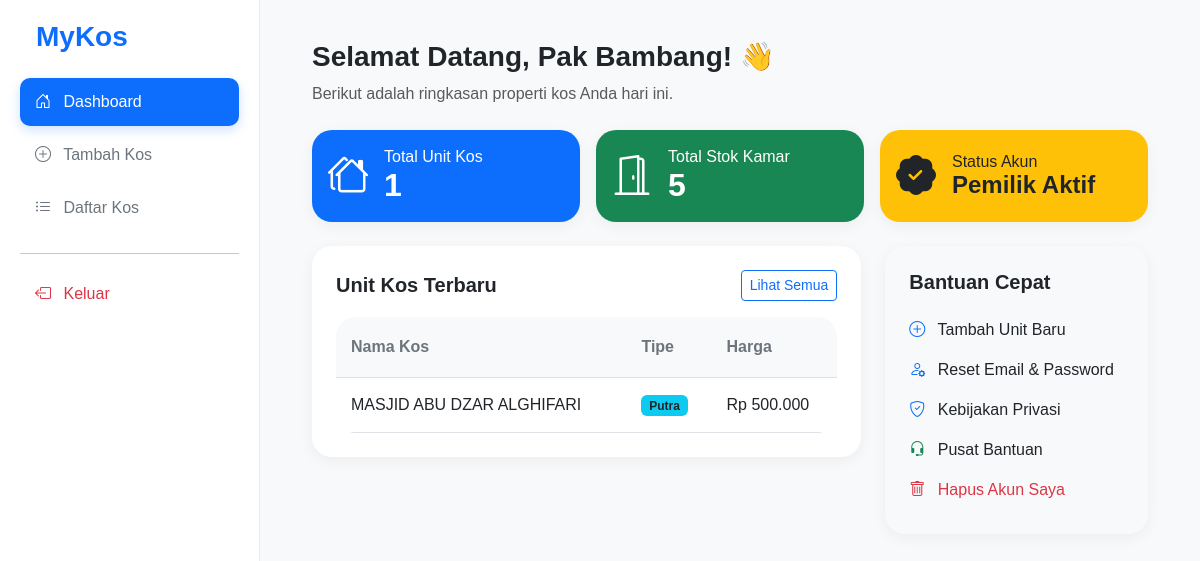
The page /backend_api/web/pemilik/dashboard.php (signed in) on the database its author committed.
### tables this page shows
CREATE TABLE `kos` (
  `id_kos` int NOT NULL,
  `id_pemilik` int DEFAULT NULL,
  `nama_kos` varchar(100) NOT NULL,
  `tipe_kos` enum('putra','putri','campur') NOT NULL,
  `alamat_lengkap` text NOT NULL,
  `kota` varchar(50) NOT NULL,
  `harga_per_bulan` decimal(10,2) NOT NULL,
  `deskripsi` text,
  `link_maps` text,
  `fasilitas_utama` text,
  `jumlah_kamar` int DEFAULT '0',
  `no_hp_kos` varchar(15) DEFAULT NULL,
  `peraturan_kos` text,
  `status_tersedia` tinyint(1) DEFAULT '1',
  `area_sekitar_kos` text
);

### backend_api/web/pemilik/dashboard.php (the view, shortened to what this page needs)
<?php
require_once '../../config/database.php';
$id_pemilik = $_SESSION['user_id'];
$total_kos = 0;
$total_stok = 0;
$kos_terbaru = [];
if (isset($conn) && $id_pemilik) {
    try {
        $stmt1 = $conn->prepare("SELECT COUNT(*) FROM kos WHERE id_pemilik = ?");
        $stmt1->execute([$id_pemilik]);
        $total_kos = $stmt1->fetchColumn() ?: 0;
        $stmt2 = $conn->prepare("SELECT SUM(jumlah_kamar) FROM kos WHERE id_pemilik = ?");
        $stmt2->execute([$id_pemilik]);
        $total_stok = $stmt2->fetchColumn() ?: 0;
        $stmt3 = $conn->prepare("SELECT nama_kos, tipe_kos, harga_per_bulan FROM kos WHERE id_pemilik = ? ORDER BY id_kos DESC LIMIT 5");
        $stmt3->execute([$id_pemilik]);
        $kos_terbaru = $stmt3->fetchAll(PDO::FETCH_ASSOC);
    } catch (PDOException $e) {
        error_log($e->getMessage());
    }
}
?>
<!DOCTYPE html>
<html lang="id">
<head>
    <link href="https://cdn.jsdelivr.net/npm/bootstrap@5.3.0/dist/css/bootstrap.min.css" rel="stylesheet">
    <link rel="stylesheet" href="https://cdn.jsdelivr.net/npm/bootstrap-icons@1.11.1/font/bootstrap-icons.css">
    <link rel="stylesheet" href="../../web/style.css">
</head>
<body>
<?php include 'sidebar.php'; ?>
<div class="main-content">
    <div class="container-fluid">
        <div class="mb-4">
            <h3 class="fw-bold">Selamat Datang, <?= htmlspecialchars($_SESSION['nama'] ?? 'Pemilik') ?>! 👋</h3>
            <p class="text-muted">Berikut adalah ringkasan properti kos Anda hari ini.</p>
        </div>
        <div class="row g-3 mb-4">
            <div class="col-md-4">
                <div class="card border-0 shadow-sm p-3 bg-primary text-white h-100">
                    <div class="d-flex align-items-center">
                        <div class="fs-1 me-3"><i class="bi bi-houses"></i></div>
                        <div>
                            <h6 class="mb-0">Total Unit Kos</h6>
                            <h2 class="fw-bold mb-0"><?= $total_kos ?></h2>
                        </div>
                    </div>
                </div>
            </div>
            <div class="col-md-4">
                <div class="card border-0 shadow-sm p-3 bg-success text-white h-100">
                    <div class="d-flex align-items-center">
                        <div class="fs-1 me-3"><i class="bi bi-door-open"></i></div>
                        <div>
                            <h6 class="mb-0">Total Stok Kamar</h6>
                            <h2 class="fw-bold mb-0"><?= $total_stok ?></h2>
                        </div>
                    </div>
                </div>
            </div>
            <div class="col-md-4">
                <div class="card border-0 shadow-sm p-3 bg-warning text-dark h-100">
                    <div class="d-flex align-items-center">
                        <div class="fs-1 me-3"><i class="bi bi-patch-check-fill"></i></div>
                        <div>
                            <h6 class="mb-0">Status Akun</h6>
                            <h4 class="fw-bold mb-0">Pemilik Aktif</h4>
                        </div>
                    </div>
                </div>
            </div>
        </div>
        <div class="row">
            <div class="col-lg-8">
                <div class="card border-0 shadow-sm p-4">
                    <div class="d-flex justify-content-between align-items-center mb-3">
                        <h5 class="fw-bold mb-0">Unit Kos Terbaru</h5>
                        <a href="daftar_kos.php" class="btn btn-sm btn-outline-primary">Lihat Semua</a>
                    </div>
                    <div class="table-responsive">
                        <table class="table table-hover">
                            <thead class="table-light">
                                <tr>
                                    <th>Nama Kos</th>
                                    <th>Tipe</th>
                                    <th>Harga</th>
                                </tr>
                            </thead>
                            <tbody>
                                <?php if(!empty($kos_terbaru)) : ?>
                                    <?php foreach($kos_terbaru as $k) : ?>
                                    <tr>
                                        <td><?= htmlspecialchars($k['nama_kos']) ?></td>
                                        <td><span class="badge bg-info text-dark"><?= ucfirst($k['tipe_kos']) ?></span></td>
                                        <td>Rp <?= number_format($k['harga_per_bulan'], 0, ',', '.') ?></td>
                                    </tr>
                                    <?php endforeach; ?>
                                <?php else : ?>
                                    <tr><td colspan="3" class="text-center text-muted">Belum ada data kos yang ditambahkan.</td></tr>
                                <?php endif; ?>
                            </tbody>
                        </table>
                    </div>
                </div>
            </div>
            <div class="col-lg-4">
                <div class="card border-0 shadow-sm p-4 bg-light h-100">
                    <h5 class="fw-bold mb-3">Bantuan Cepat</h5>
                    <div class="list-group list-group-flush bg-transparent">
                        <a href="tambah_kos.php" class="list-group-item list-group-item-action bg-transparent border-0 px-0">
                            <i class="bi bi-plus-circle me-2 text-primary"></i> Tambah Unit Baru
                        </a>
                        <a href="#" class="list-group-item list-group-item-action bg-transparent border-0 px-0" data-bs-toggle="modal" data-bs-target="#modalResetAkun">
                            <i class="bi bi-person-gear me-2 text-primary"></i> Reset Email & Password
                        </a>
                        <a href="kebijakan_privasi.php" class="list-group-item list-group-item-action bg-transparent border-0 px-0">
                            <i class="bi bi-shield-check me-2 text-primary"></i> Kebijakan Privasi
                        </a>
                        <a href="https://wa.me/6281332077170?text=Halo%20Admin%20MyKos,%20saya%20ingin%20bertanya..." target="_blank" class="list-group-item list-group-item-action bg-transparent border-0 px-0">
                            <i class="bi bi-headset me-2 text-success"></i> Pusat Bantuan
                        </a>
                        <a href="#" class="list-group-item list-group-item-action bg-transparent border-0 px-0 text-danger" data-bs-toggle="modal" data-bs-target="#modalHapusAkun">
                            <i class="bi bi-trash me-2"></i> Hapus Akun Saya
                        </a>
                    </div>
                </div>
            </div>
        </div>
    </div>
</div>
</body>
</html>

### backend_api/web/style.css (style rules this page uses)
body { background-color: #f8f9fa; font-family: 'Poppins', sans-serif; display: flex; margin: 0; min-height: 100vh; }
.main-content { margin-left: 260px; width: calc(100% - 260px); padding: 40px; min-height: 100vh; }
.card { border-radius: 20px !important; border: none !important; overflow: hidden !important; box-shadow: 0 4px 15px rgba(0,0,0,0.05) !important; background-color: #fff; }
.table-responsive { border-radius: 20px !important; overflow: hidden !important; }
.table { margin-bottom: 0 !important; border-collapse: separate !important; border-spacing: 0 !important; }
.table thead th { background-color: #f8f9fa !important; padding: 18px 15px; border-top: none !important; font-weight: 600; color: #6c757d; }
.table tbody td { padding: 15px; vertical-align: middle; }

### rows shown on the page
kos: nama_kos "MASJID ABU DZAR ALGHIFARI", tipe_kos "Putra", harga_per_bulan "500.000"

### other values the page prints
$_SESSION['nama'] "Pak Bambang"
$total_kos "1"
$total_stok "5"
